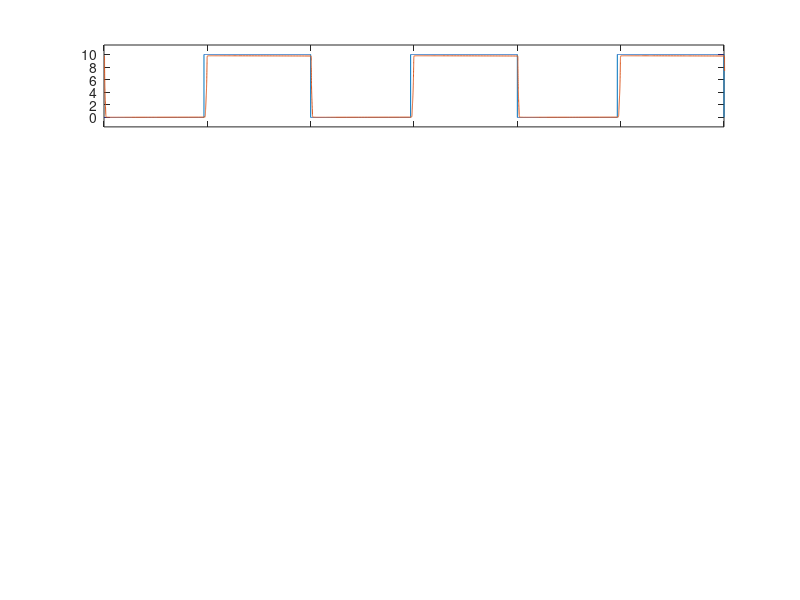

The MATLAB script that drew this image: (Note: this script raises an error after producing the figure.)
clearvars;
close all;

fs = 50e3;
Ts = 1/fs;

C = 39e-6;
rC = 0.23;

L = 220e-6;
rL = 0.65;

R = 10;
Vdf = 0.8;

Vi = 9;
Vo = 3.7;
Io = Vo/R;

D = ( Vo * (1+rL/R) + Vdf ) / (Vi + Vdf);
Ton = D*Ts;
Toff = Ts-Ton;

delta_iL = (Vdf+Vo*(1+rL/R))*Toff/L;

didt = 50e+6;
Irr = 1.7;
trr = 75e-9;

t3 = (Io-delta_iL/2)/didt;
t4 = Irr/didt;
t5 = trr-t4;


N = 50000;
Tf = 3*Ts;
t = linspace(0, Tf, N);
disparo = t;
iL = t;
vL = t;
id = t;

for i=1:N
    tt = mod(t(i), Ts);
    if tt <= Ton
        disparo(i) = 1;
        vL(i) = Vi - Vo - Io*rL;
        iL(i) = Io - delta_iL/2 + vL(i)/L*tt;
        if tt <= t3+t4
            id(i) = (Io-delta_iL/2)-didt*tt;
        elseif tt <= t3+trr
            tt = tt-t3-t4;
            id(i) = Irr * (tt/t5 -1);
        else
            id(i) = 0;
        end
    else
        disparo(i) = 0;
        vL(i) = -Vdf - Vo - Io*rL;
        iL(i) = Io + delta_iL/2 + vL(i)/L*(tt-Ton);
        id(i) = iL(i);
    end
end

data = csvread('e4_tp1_ej2.csv', 1, 0);
t_2 = data(:,1);
vl_2 = data(:,2);
id_2 = data(:,3);
il_2 = data(:,4);
for i=1:size(t_2, 1)
    vl_2(i) = vl_2(i) - il_2(i)*rL;
end
disparo_2 = -(disparo-1)*10;


data = csvread('e4_tp1_ej3.csv', 1, 0);
t_3 = data(:,1);
disparo_3 = data(:,3);
vl_3 = data(:,2);
id_3 = data(:,4);
il_3 = data(:,5);



ax1 = subplot(4,1,1);
plot(t, disparo_2);
hold on;
plot(t_3, disparo_3);
ylim([-1.5, 11.5]);
xlim([0, Tf]);
xticklabels({});
formataxes('', '', '$v_s(t)$ V', 'Llave ideal', 'Llave real');

ax2 = subplot(4,1,2);
plot(t_2, vl_2);
hold on;
plot(t_3, vl_3);
xlim([0, Tf]);
ylim([-7, 7]);
xticklabels({});
formataxes('', '', '$v_L(t)$ (V)');

ax3 = subplot(4,1,3);
% plot(t, iL);
% hold on;
plot(t_2, il_2);
hold on;
plot(t_3, il_3);
xlim([0, Tf]);
ylim([0.21, 0.55]);
xticklabels({});
formataxes('', '', '$i_L(t)$ (A)');


ax4 = subplot(4,1,4);
plot(t_2, id_2);
hold on;
plot(t_3, id_3);
xlim([0, Tf]);
ylim([-2, 0.8]);
formataxes('', 'Tiempo (s)', '$i_D(t)$ (A)');

% plot(t, id);
% hold on;
% plot(t_2, id_2);
% xlim([0, Tf]);
% ylim([-2, 0.8]);
% formataxes('', 'Tiempo (s)', '$i_D(t)$ (A)', 'C\''alculo', 'Simulaci\''on');
% 


